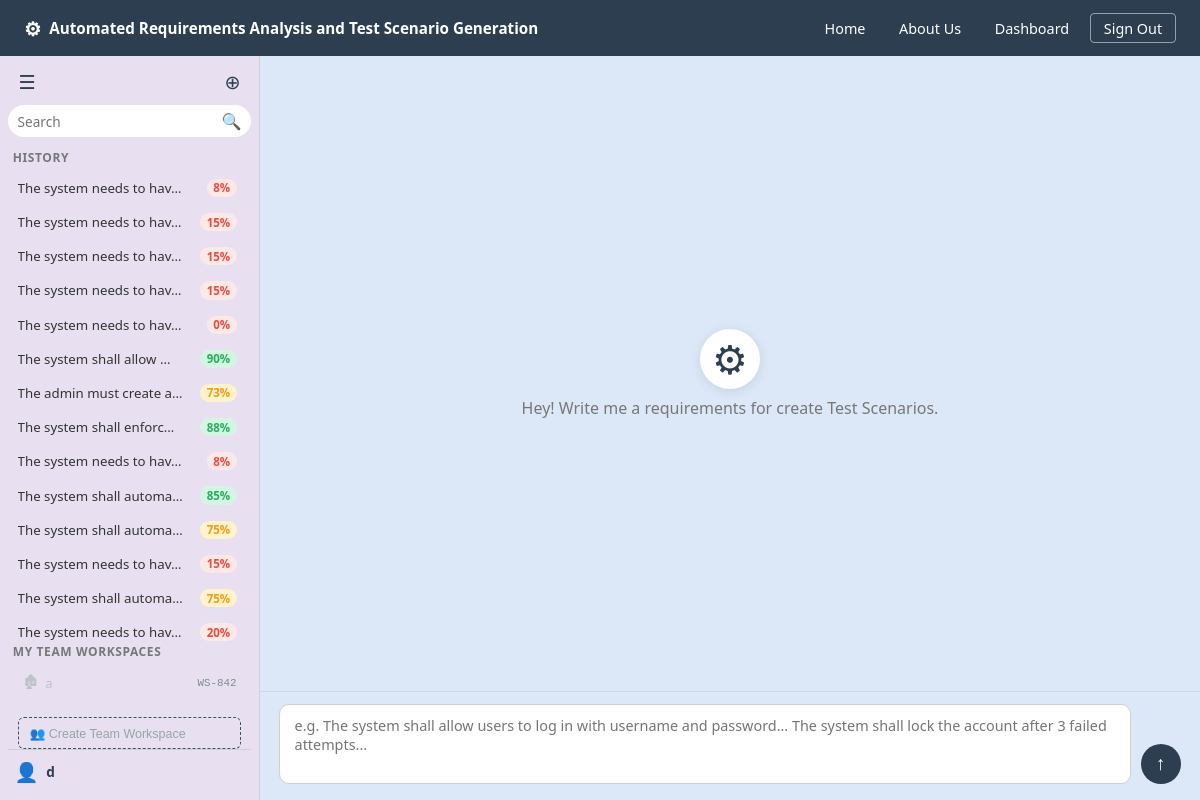
The page /workspace/ (signed in) on the database its author committed.
### core/models.py (models this page shows, shortened)
class AnalysisSession(models.Model):
    user = models.ForeignKey(User, on_delete=models.CASCADE, related_name='sessions')
    workspace = models.ForeignKey(
        Workspace, on_delete=models.SET_NULL, null=True, blank=True, related_name='sessions'
    )
    title = models.CharField(max_length=200, default='New Analysis')
    requirements_text = models.TextField()
    suggested_requirement = models.TextField(blank=True, default='')
    team_notes = models.TextField(blank=True, default='')
    accuracy_score = models.IntegerField(default=0)
    is_pinned = models.BooleanField(default=False)
    created_at = models.DateTimeField(auto_now_add=True)
    requirement_id = models.CharField(max_length=20, blank=True, default='')
    extracted_info = models.TextField(blank=True, default='{}')
    clarity_score = models.IntegerField(default=0)
    completeness_score = models.IntegerField(default=0)
    testability_score = models.IntegerField(default=0)
    severity = models.CharField(max_length=10, blank=True, default='')
    class Meta:
        ordering = ['-is_pinned', '-created_at']
    def get_score_color(self):
        if self.accuracy_score >= 80:
            return 'green'
        elif self.accuracy_score >= 60:
            return 'orange'
        else:
            return 'red'

class Workspace(models.Model):
    workspace_id = models.CharField(max_length=20, unique=True)
    name = models.CharField(max_length=200, default='Team Workspace')
    owner = models.ForeignKey(User, on_delete=models.CASCADE, related_name='owned_workspaces')
    created_at = models.DateTimeField(auto_now_add=True)

### core/views.py (the view)
# urls.py: path('workspace/', views.workspace_view, name='workspace'),
@login_required
def workspace_view(request):
    history = AnalysisSession.objects.filter(
        user=request.user, workspace__isnull=True
    ).order_by('-is_pinned', '-created_at')
    return render(request, 'workspace.html', {
        'history': history,
        'my_workspaces': _my_workspaces(request.user),
    })

### core/views.py (called while the page is built)
def _my_workspaces(user):
    return Workspace.objects.filter(
        memberships__user=user
    ).distinct().order_by('-created_at')

### core/templates/workspace.html (shortened to what this page needs)
{% extends 'base.html' %}
{% load static %}
{% block body %}
<nav class="navbar">
    <div class="navbar-brand">
        <span class="brand-icon">⚙</span>
        Automated Requirements Analysis and Test Scenario Generation
    </div>
    <ul class="navbar-links">
        <li><a href="{% url 'home' %}">Home</a></li>
        <li><a href="{% url 'about' %}">About Us</a></li>
        <li><a href="{% url 'dashboard' %}">Dashboard</a></li>
        <li><a href="{% url 'logout' %}" class="btn btn-outline">Sign Out</a></li>
    </ul>
</nav>
<div class="workspace-layout">
    <aside class="sidebar" id="sidebar">
        <div class="sidebar-header">
            <button class="btn-icon" id="toggleSidebar" title="Toggle Sidebar">☰</button>
            <button class="btn-icon" id="newSession" title="New Session">⊕</button>
        </div>
        <div class="sidebar-search">
            <input type="text" id="historySearch" placeholder="Search">
            <span>🔍</span>
        </div>
        <div class="sidebar-section-label">
            {% if workspace %}Shared History{% else %}History{% endif %}
        </div>
        <ul class="history-list" id="historyList">
            {% for session in history %}
            <li class="history-item {% if session.is_pinned %}pinned{% endif %}"
                data-session-id="{{ session.id }}"
                data-pinned="{{ session.is_pinned|yesno:'true,false' }}">
                <span class="history-title">
                    {% if session.is_pinned %}<span class="pin-indicator">&#128204;</span>{% endif %}{{ session.title|truncatechars:24 }}
                </span>
                <div class="history-item-right">
                    <span class="history-score score-{{ session.get_score_color }}">{{ session.accuracy_score }}%</span>
                </div>
            </li>
            {% empty %}
            <li class="history-empty" id="historyEmpty">No history yet.</li>
            {% endfor %}
        </ul>
        {% if my_workspaces %}
        <div class="sidebar-section-label">My Team Workspaces</div>
        <ul class="ws-list">
            {% for ws in my_workspaces %}
            <li class="ws-list-item {% if workspace and ws.id == workspace.id %}active{% endif %}">
                <a href="{% url 'shared_workspace' ws.workspace_id %}">
                    <span class="ws-list-icon">&#127962;</span>
                    <span class="ws-list-name">{{ ws.name|truncatechars:20 }}</span>
                    <span class="ws-list-badge">{{ ws.workspace_id }}</span>
                </a>
            </li>
            {% endfor %}
        </ul>
        {% endif %}
        {% if not workspace %}
        <div style="padding: 0 0.6rem;">
            <button class="btn-create-workspace" id="createWorkspaceBtn">
                &#128101; Create Team Workspace
            </button>
        </div>
        {% endif %}
        <div class="sidebar-user">
            <span class="user-avatar">👤</span>
            <span class="user-name">{{ user.username }}</span>
        </div>
    </aside>
    <main class="chat-area">
        <div class="chat-messages" id="chatMessages">
            <div class="welcome-message" id="welcomeMsg">
                <span class="brand-icon-large">⚙</span>
                {% if workspace %}
                <p>Team workspace <strong>{{ workspace.name }}</strong> is ready. Submit a requirement to generate test scenarios.</p>
                {% else %}
                <p>Hey! Write me a requirements for create Test Scenarios.</p>
                {% endif %}
            </div>
        </div>
        <div class="chat-input-bar">
            <textarea
                id="requirementsInput"
                placeholder="e.g. The system shall allow users to log in with username and password... The system shall lock the account after 3 failed attempts..."
                rows="3"
            ></textarea>
            <button id="submitBtn" class="btn-send" title="Generate">
                ↑
            </button>
        </div>
    </main>
</div>
{% endblock %}

### core/templates/workspace.html (style rules this page uses)
.btn-create-workspace { width: 100%; background: transparent; border: 1px dashed #3d5166; color: #95a5a6; border-radius: 6px; padding: 0.45rem 0.7rem; font-size: 0.78rem; cursor: pointer; text-align: left; margin-top: 0.4rem; transition: all 0.15s; }
.ws-list { list-style: none; margin: 0 0 0.6rem; padding: 0 0.4rem; }
.ws-list-item a { display: flex; align-items: center; gap: 0.4rem; padding: 0.4rem 0.5rem; border-radius: 6px; text-decoration: none; color: #bdc3c7; font-size: 0.82rem; }
.ws-list-icon { font-size: 0.9rem; }
.ws-list-name { flex: 1; overflow: hidden; text-overflow: ellipsis; white-space: nowrap; }
.ws-list-badge { font-size: 0.68rem; color: #7f8c8d; font-family: monospace; }

### rows shown on the page
AnalysisSession: title "The system needs to hav…", accuracy_score "8"
AnalysisSession: title "The system needs to hav…", accuracy_score "15"
AnalysisSession: title "The system needs to hav…", accuracy_score "15"
AnalysisSession: title "The system needs to hav…", accuracy_score "15"
AnalysisSession: title "The system needs to hav…", accuracy_score "0"
AnalysisSession: title "The system shall allow …", accuracy_score "90"
AnalysisSession: title "The admin must create a…", accuracy_score "73"
AnalysisSession: title "The system shall enforc…", accuracy_score "88"
AnalysisSession: title "The system needs to hav…", accuracy_score "8"
AnalysisSession: title "The system shall automa…", accuracy_score "85"
AnalysisSession: title "The system shall automa…", accuracy_score "75"
AnalysisSession: title "The system needs to hav…", accuracy_score "15"
AnalysisSession: title "The system shall automa…", accuracy_score "75"
AnalysisSession: title "The system needs to hav…", accuracy_score "20"
Workspace: name "a", workspace_id "WS-842"

### other values the page prints
{{ user.username }} "d"
